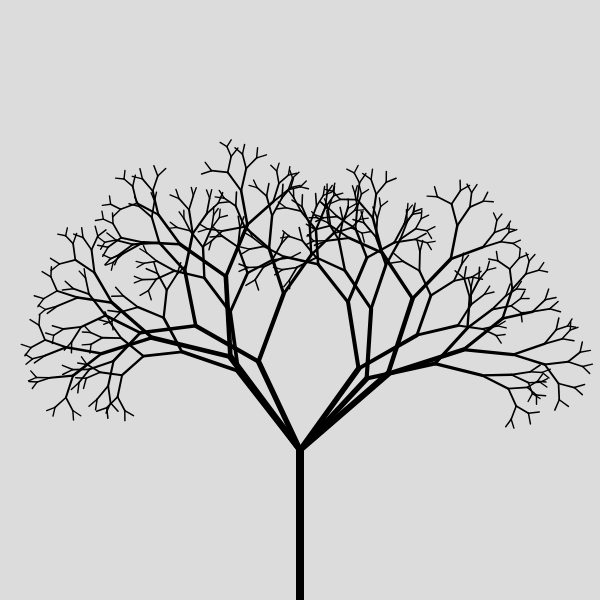
Frame 1 (no input)
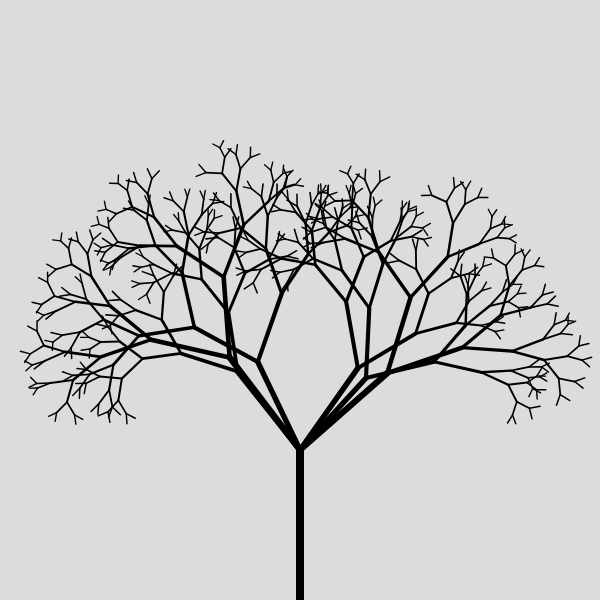
Frame 60 (no input)
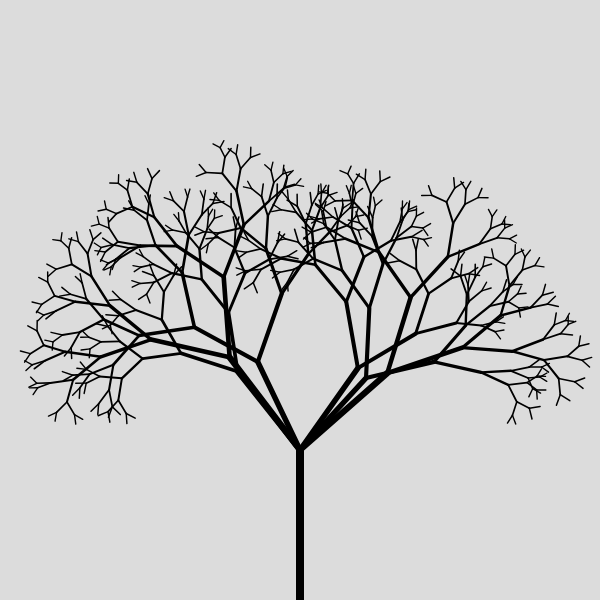
Frame 120 (the mouse pressed at the canvas centre since frame 60)

The p5.js sketch that drew these frames (run headless with seeded random() and noise() and a simulated clock; from frame 60 on, the mouse is pressed at the canvas centre):

// p5.js sketch
// ── sketch.js
let angle;
let diffFirst;
let windAngle;

function setup() {
  createCanvas(600, 600);
  background(220);
  diffFirst = random(0, 5);
  angle = PI/6;
  windAngle = 0;
}

function draw() {
  background(220);
  //angle = map(mouseX, 0, width, PI/2, 0);
  windAngle = map(noise(frameCount * 0.01), 0, 1, -0.01, 0.01);

  for (let i = 0; i < 3; i++) {
    push();
    translate(width/2, height);
    branch( 150, diffFirst + i*10 );
    pop();
  }
}


function branch(len, diff) {
  let thickness = map(len, 0, 200, 1, 10);
  strokeWeight(thickness);
  line(0, 0, 0, -len);

  translate(0, -len);

  //noise(freq + offset)
  len = len * 2/3 * map(noise(diff), 0, 1, 0.70, 1.30);

  if (len > 8) {
    push();
    rotate(angle + map(noise(diff + 0.3) + windAngle, 0, 1, -0.7, 0.7));
    branch(len, diff+1);
    pop();

    push();
    rotate(-angle + map(noise(diff + 2) + windAngle, 0, 1, -0.7, 0.7));
    branch(len, diff+5);
    pop();
  }
}














// :D
